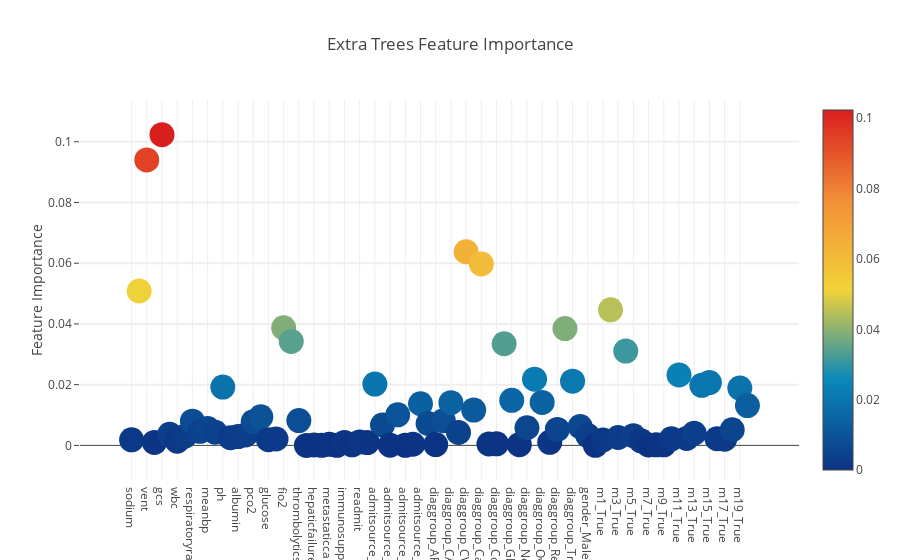
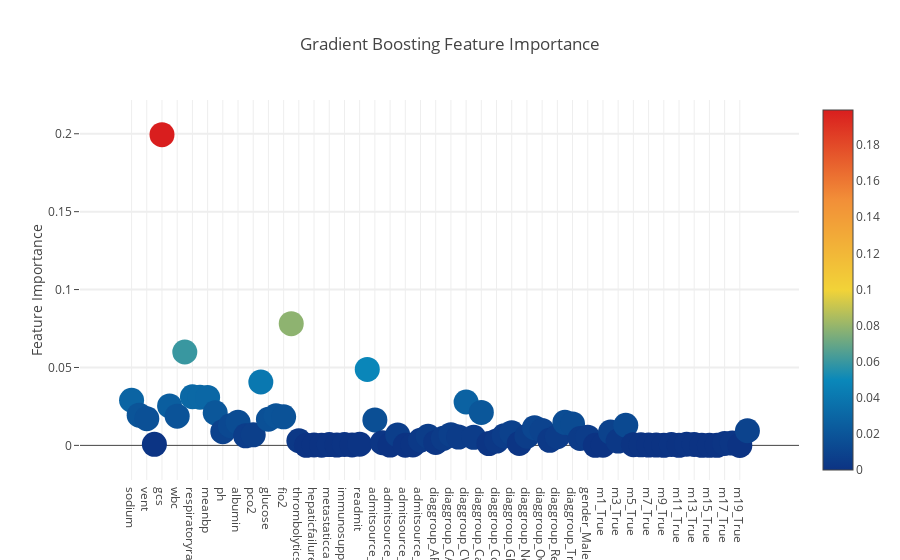
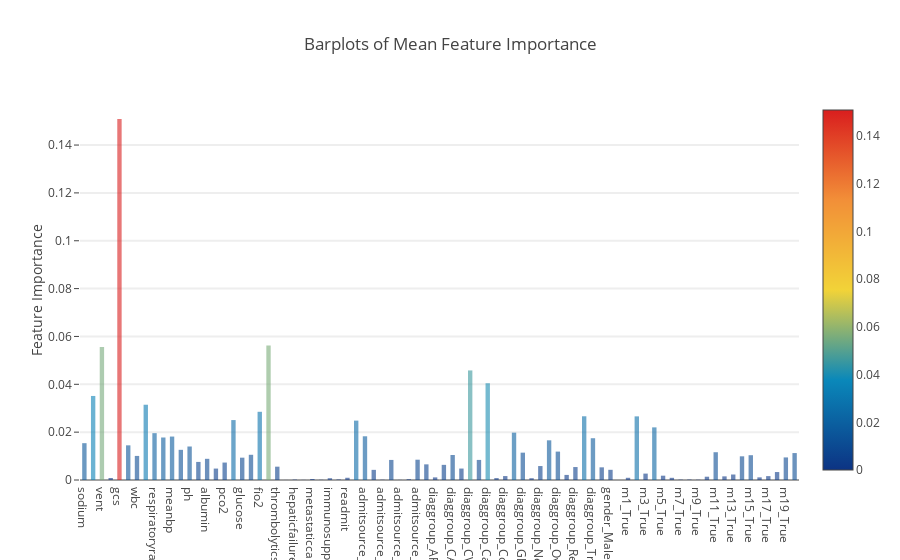
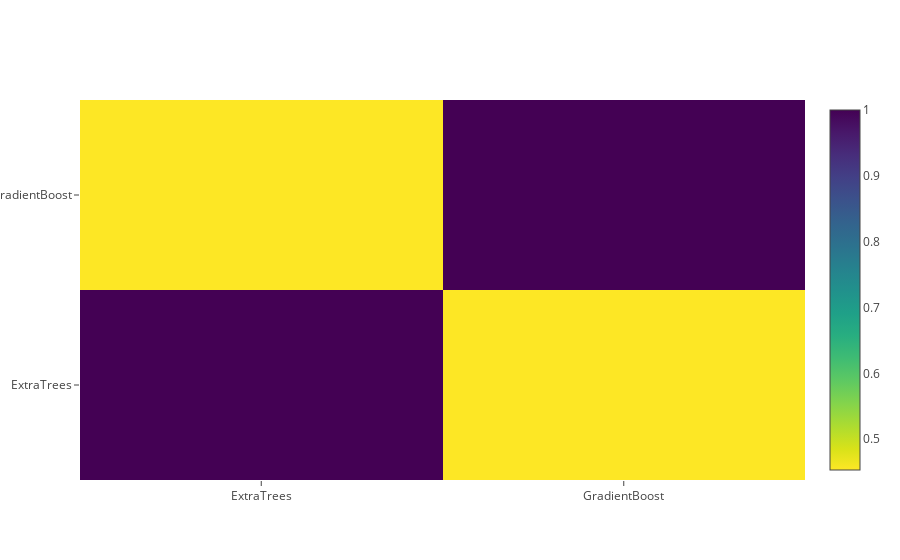

Source (notebook cell) for these figures, in order:
### Code cell
from sklearn.model_selection import KFold
from sklearn import preprocessing
from imblearn.over_sampling import SMOTENC
from sklearn.metrics import f1_score
from yellowbrick.classifier import ROCAUC
from sklearn.linear_model import LogisticRegression
from numpy import loadtxt
import os
os.environ['KMP_DUPLICATE_LIB_OK']='True'
from xgboost import XGBClassifier
from sklearn.model_selection import train_test_split
from sklearn.metrics import accuracy_score
from sklearn.ensemble import AdaBoostClassifier
from sklearn.datasets import make_classification
from sklearn.model_selection import StratifiedKFold
import io 



for fold, (train_index, test_index) in enumerate(kf_m.split(X,y), 1):
    X_train = X.iloc[train_index]
    y_train = y.iloc[train_index]  # Based on your code, you might need a ravel call here, but I would look into how you're generating your y
    X_test = X.iloc[test_index]
    y_test = y.iloc[test_index]  # See comment on ravel and  y_train
    
    
#------------------------------Standardize Testing Set------------------------------------
    
    std_scale = preprocessing.StandardScaler().fit(X_train[cols_to_norm])
    X_train[cols_to_norm] = std_scale.transform(X_train[cols_to_norm])
    X_test[cols_to_norm] = std_scale.transform(X_test[cols_to_norm])
#------------------------------------------------------------------------------------------

 # Hyperparameters are optimized using hyperopt



# Class to extend XGboost classifer
    sm = SMOTENC(random_state=50, categorical_features=[1,2,3,22,23,24,25,26,27,28,29,30,33,34,35,36,37,38,39,40,41,42,43,44,45,46,47,48,49,50,51,52,53,54,55,56,57,58,59,60,61, 62,63,64,65,66,67,68,69,70,71,72,73,74,75,76,77,78,79,80,81])
    X_train_oversampled, y_train_oversampled = sm.fit_sample(X_train, y_train)
    print(sorted(Counter(y_train_oversampled).items()))
    
# --------------- Let's Start the fun ------------------------

    # Some useful parameters which will come in handy later on
    ntrain = X_train_oversampled.shape[0]
    print(ntrain)
    ntest = X_test.shape[0]
    SEED = 0 # for reproducibility
    # set folds for out-of-fold prediction
    #kf = KFold(ntrain, n_split=5, random_state=SEED)
    
    def get_oof(clf, x_train, y_train, x_test):
        oof_train = np.zeros((ntrain,))
        oof_test = np.zeros((ntest,))
        oof_test_skf = np.empty((10, ntest))


        for i, (train_index, test_index) in enumerate(kf_m.split(x_train, y_train)):
            x_tr = x_train[train_index]
            y_tr = y_train[train_index]
            x_te = x_train[test_index]

            clf.train(x_tr, y_tr)
            
            oof_train[test_index] = clf.predict(x_te)
            oof_test_skf[i, :] = clf.predict(x_test)

        oof_test[:] = oof_test_skf.mean(axis=0)
        return oof_train.reshape(-1, 1), oof_test.reshape(-1, 1)
    
        # Create 5 objects that represent our 4 models
    #rf = SklearnHelper(clf=RandomForestClassifier, seed=SEED, params=rf_params)
    et = SklearnHelper(clf=ExtraTreesClassifier, seed=SEED, params=et_params)
    #ada = SklearnHelper(clf=AdaBoostClassifier, seed=SEED, params=ada_params)
    gb = SklearnHelper(clf=GradientBoostingClassifier, seed=SEED, params=gb_params)
    #lr = SklearnHelper(clf=LogisticRegression, seed=SEED, params=lr_params)

    #------------------------------------------
    # Create our OOF train and test predictions. These base results will be used as new features
    et_oof_train, et_oof_test = get_oof(et, X_train_oversampled, y_train_oversampled, X_test) # Extra Trees
    #rf_oof_train, rf_oof_test = get_oof(rf,X_train_oversampled, y_train_oversampled, X_test) # Random Forest
    #ada_oof_train, ada_oof_test = get_oof(ada, X_train_oversampled, y_train_oversampled, X_test) # AdaBoost 
    gb_oof_train, gb_oof_test = get_oof(gb,X_train_oversampled, y_train_oversampled, X_test) # Gradient Boost
    #lr_oof_train, lr_oof_test = get_oof(lr,X_train_oversampled, y_train_oversampled, X_test) # Support Vector Classifier

    print("Training is complete")



    #rf_features = rf.feature_importances(X_train_oversampled,y_train_oversampled).tolist()
    et_features = et.feature_importances(X_train_oversampled, y_train_oversampled).tolist()
    #ada_features = ada.feature_importances(X_train_oversampled, y_train_oversampled).tolist()
    gb_features = gb.feature_importances(X_train_oversampled, y_train_oversampled).tolist()
    #lr_features=(map(abs,lr_features)) / (abs(lr_fit.coef_).max())



    cols = df2.drop('destcopy', 1).columns.values
        # Create a dataframe with features
    feature_dataframe = pd.DataFrame( {'features': cols,
         
         'Extra Trees  feature importances': et_features,
         
         'Gradient Boost feature importances': gb_features,
         #'LR feature importances': lr_features
        })




    # Create a dataframe with features




    # Scatter plot 
    trace = go.Scatter(
        y = feature_dataframe['Extra Trees  feature importances'].values,
        x = feature_dataframe['features'].values,
        mode='markers',
        marker=dict(
            sizemode = 'diameter',
            sizeref = 1,
            size = 25,
    #       size= feature_dataframe['AdaBoost feature importances'].values,
            #color = np.random.randn(500), #set color equal to a variable
            color = feature_dataframe['Extra Trees  feature importances'].values,
            colorscale='Portland',
            showscale=True
        ),
        text = feature_dataframe['features'].values
    )
    data = [trace]

    layout= go.Layout(
        autosize= True,
        title= 'Extra Trees Feature Importance',
        hovermode= 'closest',
    #     xaxis= dict(
    #         title= 'Pop',
    #         ticklen= 5,
    #         zeroline= False,
    #         gridwidth= 2,
    #     ),
        yaxis=dict(
            title= 'Feature Importance',
            ticklen= 5,
            gridwidth= 2
        ),
        showlegend= False
    )
    fig = go.Figure(data=data, layout=layout)
    py.iplot(fig,filename='scatter2010')



    # Scatter plot 
    trace = go.Scatter(
        y = feature_dataframe['Gradient Boost feature importances'].values,
        x = feature_dataframe['features'].values,
        mode='markers',
        marker=dict(
            sizemode = 'diameter',
            sizeref = 1,
            size = 25,
    #       size= feature_dataframe['AdaBoost feature importances'].values,
            #color = np.random.randn(500), #set color equal to a variable
            color = feature_dataframe['Gradient Boost feature importances'].values,
            colorscale='Portland',
            showscale=True
        ),
        text = feature_dataframe['features'].values
    )
    data = [trace]

    layout= go.Layout(
        autosize= True,
        title= 'Gradient Boosting Feature Importance',
        hovermode= 'closest',
    #     xaxis= dict(
    #         title= 'Pop',
    #         ticklen= 5,
    #         zeroline= False,
    #         gridwidth= 2,
    #     ),
        yaxis=dict(
            title= 'Feature Importance',
            ticklen= 5,
            gridwidth= 2
        ),
        showlegend= False
    )
    fig = go.Figure(data=data, layout=layout)
    py.iplot(fig,filename='scatter2010')

    feature_dataframe['mean'] = feature_dataframe.mean(axis= 1) # axis = 1 computes the mean row-wise
    feature_dataframe.head(3)

    yv = feature_dataframe['mean'].values
    x = feature_dataframe['features'].values
    data = [go.Bar(
                x= x,
                y= yv,
                width = 0.5,
                marker=dict(
                   color = feature_dataframe['mean'].values,
                colorscale='Portland',
                showscale=True,
                reversescale = False
                ),
                opacity=0.6
            )]

    layout= go.Layout(
        autosize= True,
        title= 'Barplots of Mean Feature Importance',
        hovermode= 'closest',
    #     xaxis= dict(
    #         title= 'Pop',
    #         ticklen= 5,
    #         zeroline= False,
    #         gridwidth= 2,
    #     ),
        yaxis=dict(
            title= 'Feature Importance',
            ticklen= 5,
            gridwidth= 2
        ),
        showlegend= False
    )
    fig = go.Figure(data=data, layout=layout)
    py.iplot(fig, filename='bar-direct-labels')




    base_predictions_train = pd.DataFrame( {
     'ExtraTrees': et_oof_train.ravel(),
     
     'GradientBoost': gb_oof_train.ravel(),
     #'LR': lr_oof_train.ravel()
    })
    base_predictions_train.head()

    data = [
    go.Heatmap(
        z= base_predictions_train.astype(float).corr().values ,
        x=base_predictions_train.columns.values,
        y= base_predictions_train.columns.values,
          colorscale='Viridis',
            showscale=True,
            reversescale = True
        )
    ]
    py.iplot(data, filename='labelled-heatmap')

    x_train = np.concatenate(( et_oof_train,gb_oof_train), axis=1)
    x_test = np.concatenate(( et_oof_test, gb_oof_test), axis=1)
    
    gbm = RandomForestClassifier().fit(x_train,y_train_oversampled)
    y_pred = gbm.predict(x_test)
    visualizer = ROCAUC(gbm, classes=classes)
    visualizer.fit(x_train, y_train_oversampled)  # Fit the training data to the visualizer
    visualizer.score(x_test, y_test)  # Evaluate the model on the test data
    visualizer.poof("Ensembel_{}.pdf".format(fold), clear_figure=True) 
    print(f'For fold {fold}:')
    print(f'Accuracy: {gbm.score(x_test, y_test)}')
    f1=f1_score(y_test, y_pred, average='micro')
    print(f'f-score: {f1}')
    print(classification_report_imbalanced(y_test, y_pred))
    K= classification_report_imbalanced(y_test, y_pred)
    df = pd.read_fwf(io.StringIO(K))
    df.loc["1":"1","pre":"sup"].to_csv("RF-Ensemble-D.csv" , sep=',', encoding='utf-8', doublequote=False, index=False, mode="a", header=False)
    df.loc["2":"2","pre":"sup"].to_csv("RF-Ensemble-H.csv" , sep=',', encoding='utf-8', doublequote=False, index=False, mode="a", header=False)
    df.loc["3":"3","pre":"sup"].to_csv("RF-Ensemble-N.csv" , sep=',', encoding='utf-8', doublequote=False, index=False, mode="a", header=False)
    df.loc["4":"4","pre":"sup"].to_csv("RF-Ensemble-R.csv" , sep=',', encoding='utf-8', doublequote=False, index=False, mode="a", header=False)
    df.iloc[6:7,:].to_csv("RF-Ensemble-avg.csv" , sep=',', encoding='utf-8', doublequote=False, index=False, mode="a", header=False)

### Figure 1 — Plotly figure (JSON) as saved in the notebook; plotly's stock layout.template omitted (floating-point values rounded to 4 significant figures)
{"data": [{"marker": {"color": [0.001835, 0.05084, 0.09401, 0.0009886, 0.1023, 0.00364, 0.001365, 0.003016, 0.007971, 0.004621, 0.005531, 0.004322, 0.01921, 0.002515, 0.002907, 0.003437, 0.007804, 0.009402, 0.001896, 0.00211, 0.0387, 0.03424, 0.00818, 2.642e-06, 0.0001313, 1.399e-05, 0.0003438, 2.068e-05, 0.0009339, 0.0001707, 0.001138, 0.0009119, 0.0202, 0.006722, 3.362e-05, 0.01006, 2.262e-05, 0.0003678, 0.0137, 0.007209, 0.0002697, 0.00813, 0.01407, 0.004249, 0.06376, 0.01162, 0.05976, 0.0004454, 0.0005075, 0.03347, 0.01483, 0.0002264, 0.005806, 0.02181, 0.01416, 0.001016, 0.005271, 0.03846, 0.02114, 0.006184, 0.003239, 4.525e-06, 0.001769, 0.04464, 0.00259, 0.03107, 0.003176, 0.001485, 0.0001432, 0.0001765, 0.0001727, 0.002156, 0.02322, 0.00226, 0.003997, 0.01978, 0.02069, 0.002177, 0.002036, 0.00516, 0.01888, 0.01312], "colorscale": "Portland", "showscale": true, "size": 25, "sizemode": "diameter", "sizeref": 1}, "mode": "markers", "text": ["sodium", "electivesurgery", "vent", "dialysis", "gcs", "urine", "wbc", "temperature", "respiratoryrate", "heartrate", "meanbp", "creatinine", "ph", "hematocrit", "albumin", "pao2", "pco2", "bun", "glucose", "bilirubin", "fio2", "age", "thrombolytics", "aids", "hepaticfailure", "lymphoma", "metastaticcancer", "leukemia", "immunosuppression", "cirrhosis", "readmit", "offset", "admitsource_1.0", "admitsource_2.0", "admitsource_3.0", "admitsource_4.0", "admitsource_5.0", "admitsource_6.0", "admitsource_7.0", "admitsource_8.0", "diaggroup_ARF", "diaggroup_Asthma-Emphys", "diaggroup_CABG", "diaggroup_CHF", "diaggroup_CVA", "diaggroup_CVOther", "diaggroup_CardiacArrest", "diaggroup_ChestPainUnknown", "diaggroup_Coma", "diaggroup_DKA", "diaggroup_GIBleed", "diaggroup_GIObstruction", "diaggroup_Neuro", "diaggroup_Other", "diaggroup_Overdose", "diaggroup_PNA", "diaggroup_RespMedOther", "diaggroup_Sepsis", "diaggroup_Trauma", "diaggroup_ValveDz", "gender_Male", "gender_Other", "m1_True", "m2_True", "m3_True", "m4_True", "m5_True", "m6_True", "m7_True", "m8_True", "m9_True", "m10_True", "m11_True", "m12_True", "m13_True", "m14_True", "m15_True", "m16_True", "m17_True", "m18_True", "m19_True", "m20_True"], "type": "scatter", "uid": "ed896635-15d8-49be-ab7b-626cd70d9f44", "x": ["sodium", "electivesurgery", "vent", "dialysis", "gcs", "urine", "wbc", "temperature", "respiratoryrate", "heartrate", "meanbp", "creatinine", "ph", "hematocrit", "albumin", "pao2", "pco2", "bun", "glucose", "bilirubin", "fio2", "age", "thrombolytics", "aids", "hepaticfailure", "lymphoma", "metastaticcancer", "leukemia", "immunosuppression", "cirrhosis", "readmit", "offset", "admitsource_1.0", "admitsource_2.0", "admitsource_3.0", "admitsource_4.0", "admitsource_5.0", "admitsource_6.0", "admitsource_7.0", "admitsource_8.0", "diaggroup_ARF", "diaggroup_Asthma-Emphys", "diaggroup_CABG", "diaggroup_CHF", "diaggroup_CVA", "diaggroup_CVOther", "diaggroup_CardiacArrest", "diaggroup_ChestPainUnknown", "diaggroup_Coma", "diaggroup_DKA", "diaggroup_GIBleed", "diaggroup_GIObstruction", "diaggroup_Neuro", "diaggroup_Other", "diaggroup_Overdose", "diaggroup_PNA", "diaggroup_RespMedOther", "diaggroup_Sepsis", "diaggroup_Trauma", "diaggroup_ValveDz", "gender_Male", "gender_Other", "m1_True", "m2_True", "m3_True", "m4_True", "m5_True", "m6_True", "m7_True", "m8_True", "m9_True", "m10_True", "m11_True", "m12_True", "m13_True", "m14_True", "m15_True", "m16_True", "m17_True", "m18_True", "m19_True", "m20_True"], "y": [0.001835, 0.05084, 0.09401, 0.0009886, 0.1023, 0.00364, 0.001365, 0.003016, 0.007971, 0.004621, 0.005531, 0.004322, 0.01921, 0.002515, 0.002907, 0.003437, 0.007804, 0.009402, 0.001896, 0.00211, 0.0387, 0.03424, 0.00818, 2.642e-06, 0.0001313, 1.399e-05, 0.0003438, 2.068e-05, 0.0009339, 0.0001707, 0.001138, 0.0009119, 0.0202, 0.006722, 3.362e-05, 0.01006, 2.262e-05, 0.0003678, 0.0137, 0.007209, 0.0002697, 0.00813, 0.01407, 0.004249, 0.06376, 0.01162, 0.05976, 0.0004454, 0.0005075, 0.03347, 0.01483, 0.0002264, 0.005806, 0.02181, 0.01416, 0.001016, 0.005271, 0.03846, 0.02114, 0.006184, 0.003239, 4.525e-06, 0.001769, 0.04464, 0.00259, 0.03107, 0.003176, 0.001485, 0.0001432, 0.0001765, 0.0001727, 0.002156, 0.02322, 0.00226, 0.003997, 0.01978, 0.02069, 0.002177, 0.002036, 0.00516, 0.01888, 0.01312]}], "layout": {"autosize": true, "hovermode": "closest", "showlegend": false, "title": {"text": "Extra Trees Feature Importance"}, "yaxis": {"gridwidth": 2, "ticklen": 5, "title": {"text": "Feature Importance"}}}}

### Figure 2 — Plotly figure (JSON) as saved in the notebook; plotly's stock layout.template omitted (floating-point values rounded to 4 significant figures)
{"data": [{"marker": {"color": [0.02895, 0.01941, 0.01713, 0.0006888, 0.1994, 0.02534, 0.01877, 0.05991, 0.03119, 0.0309, 0.03079, 0.02089, 0.008799, 0.0126, 0.0148, 0.006116, 0.006781, 0.0407, 0.01678, 0.01897, 0.01832, 0.07813, 0.002962, 4.205e-05, 0.0002238, 9.524e-05, 0.00052, 0.0001687, 0.0005661, 0.0002792, 0.0007312, 0.04874, 0.01635, 0.001757, 0.0001913, 0.006715, 8.449e-05, 0.0003084, 0.003269, 0.005872, 0.001921, 0.004537, 0.006859, 0.005319, 0.02783, 0.005167, 0.02113, 0.001164, 0.002782, 0.006113, 0.008029, 0.001269, 0.005863, 0.01136, 0.009588, 0.00323, 0.005563, 0.01481, 0.01379, 0.004405, 0.005288, 1.575e-05, 8.181e-05, 0.008548, 0.002769, 0.01293, 0.0004311, 0.0003425, 0.0001626, 0.0001938, 5.847e-05, 0.0005971, 6.173e-06, 0.0007804, 0.0006016, 1.388e-05, 4.167e-05, 2.906e-05, 0.001215, 0.001492, 1.449e-06, 0.009392], "colorscale": "Portland", "showscale": true, "size": 25, "sizemode": "diameter", "sizeref": 1}, "mode": "markers", "text": ["sodium", "electivesurgery", "vent", "dialysis", "gcs", "urine", "wbc", "temperature", "respiratoryrate", "heartrate", "meanbp", "creatinine", "ph", "hematocrit", "albumin", "pao2", "pco2", "bun", "glucose", "bilirubin", "fio2", "age", "thrombolytics", "aids", "hepaticfailure", "lymphoma", "metastaticcancer", "leukemia", "immunosuppression", "cirrhosis", "readmit", "offset", "admitsource_1.0", "admitsource_2.0", "admitsource_3.0", "admitsource_4.0", "admitsource_5.0", "admitsource_6.0", "admitsource_7.0", "admitsource_8.0", "diaggroup_ARF", "diaggroup_Asthma-Emphys", "diaggroup_CABG", "diaggroup_CHF", "diaggroup_CVA", "diaggroup_CVOther", "diaggroup_CardiacArrest", "diaggroup_ChestPainUnknown", "diaggroup_Coma", "diaggroup_DKA", "diaggroup_GIBleed", "diaggroup_GIObstruction", "diaggroup_Neuro", "diaggroup_Other", "diaggroup_Overdose", "diaggroup_PNA", "diaggroup_RespMedOther", "diaggroup_Sepsis", "diaggroup_Trauma", "diaggroup_ValveDz", "gender_Male", "gender_Other", "m1_True", "m2_True", "m3_True", "m4_True", "m5_True", "m6_True", "m7_True", "m8_True", "m9_True", "m10_True", "m11_True", "m12_True", "m13_True", "m14_True", "m15_True", "m16_True", "m17_True", "m18_True", "m19_True", "m20_True"], "type": "scatter", "uid": "28a65fda-6624-406f-8a1b-7e1dcb9f0d54", "x": ["sodium", "electivesurgery", "vent", "dialysis", "gcs", "urine", "wbc", "temperature", "respiratoryrate", "heartrate", "meanbp", "creatinine", "ph", "hematocrit", "albumin", "pao2", "pco2", "bun", "glucose", "bilirubin", "fio2", "age", "thrombolytics", "aids", "hepaticfailure", "lymphoma", "metastaticcancer", "leukemia", "immunosuppression", "cirrhosis", "readmit", "offset", "admitsource_1.0", "admitsource_2.0", "admitsource_3.0", "admitsource_4.0", "admitsource_5.0", "admitsource_6.0", "admitsource_7.0", "admitsource_8.0", "diaggroup_ARF", "diaggroup_Asthma-Emphys", "diaggroup_CABG", "diaggroup_CHF", "diaggroup_CVA", "diaggroup_CVOther", "diaggroup_CardiacArrest", "diaggroup_ChestPainUnknown", "diaggroup_Coma", "diaggroup_DKA", "diaggroup_GIBleed", "diaggroup_GIObstruction", "diaggroup_Neuro", "diaggroup_Other", "diaggroup_Overdose", "diaggroup_PNA", "diaggroup_RespMedOther", "diaggroup_Sepsis", "diaggroup_Trauma", "diaggroup_ValveDz", "gender_Male", "gender_Other", "m1_True", "m2_True", "m3_True", "m4_True", "m5_True", "m6_True", "m7_True", "m8_True", "m9_True", "m10_True", "m11_True", "m12_True", "m13_True", "m14_True", "m15_True", "m16_True", "m17_True", "m18_True", "m19_True", "m20_True"], "y": [0.02895, 0.01941, 0.01713, 0.0006888, 0.1994, 0.02534, 0.01877, 0.05991, 0.03119, 0.0309, 0.03079, 0.02089, 0.008799, 0.0126, 0.0148, 0.006116, 0.006781, 0.0407, 0.01678, 0.01897, 0.01832, 0.07813, 0.002962, 4.205e-05, 0.0002238, 9.524e-05, 0.00052, 0.0001687, 0.0005661, 0.0002792, 0.0007312, 0.04874, 0.01635, 0.001757, 0.0001913, 0.006715, 8.449e-05, 0.0003084, 0.003269, 0.005872, 0.001921, 0.004537, 0.006859, 0.005319, 0.02783, 0.005167, 0.02113, 0.001164, 0.002782, 0.006113, 0.008029, 0.001269, 0.005863, 0.01136, 0.009588, 0.00323, 0.005563, 0.01481, 0.01379, 0.004405, 0.005288, 1.575e-05, 8.181e-05, 0.008548, 0.002769, 0.01293, 0.0004311, 0.0003425, 0.0001626, 0.0001938, 5.847e-05, 0.0005971, 6.173e-06, 0.0007804, 0.0006016, 1.388e-05, 4.167e-05, 2.906e-05, 0.001215, 0.001492, 1.449e-06, 0.009392]}], "layout": {"autosize": true, "hovermode": "closest", "showlegend": false, "title": {"text": "Gradient Boosting Feature Importance"}, "yaxis": {"gridwidth": 2, "ticklen": 5, "title": {"text": "Feature Importance"}}}}

### Figure 3 — Plotly figure (JSON) as saved in the notebook; plotly's stock layout.template omitted (floating-point values rounded to 4 significant figures)
{"data": [{"marker": {"color": [0.01539, 0.03513, 0.05557, 0.0008387, 0.1509, 0.01449, 0.01007, 0.03146, 0.01958, 0.01776, 0.01816, 0.01261, 0.014, 0.007556, 0.008856, 0.004777, 0.007293, 0.02505, 0.009337, 0.01054, 0.02851, 0.05618, 0.005571, 2.235e-05, 0.0001775, 5.461e-05, 0.0004319, 9.47e-05, 0.00075, 0.0002249, 0.0009348, 0.02482, 0.01827, 0.00424, 0.0001125, 0.008388, 5.355e-05, 0.0003381, 0.008487, 0.00654, 0.001096, 0.006333, 0.01046, 0.004784, 0.0458, 0.008393, 0.04045, 0.0008049, 0.001645, 0.01979, 0.01143, 0.0007478, 0.005835, 0.01659, 0.01188, 0.002123, 0.005417, 0.02664, 0.01746, 0.005294, 0.004263, 1.014e-05, 0.0009253, 0.02659, 0.00268, 0.022, 0.001804, 0.0009137, 0.0001529, 0.0001851, 0.0001156, 0.001377, 0.01161, 0.00152, 0.002299, 0.009897, 0.01036, 0.001103, 0.001626, 0.003326, 0.009439, 0.01126], "colorscale": "Portland", "reversescale": false, "showscale": true}, "opacity": 0.6, "type": "bar", "uid": "3aadb222-91ce-4d34-ae5b-f5b2e1bd2098", "width": 0.5, "x": ["sodium", "electivesurgery", "vent", "dialysis", "gcs", "urine", "wbc", "temperature", "respiratoryrate", "heartrate", "meanbp", "creatinine", "ph", "hematocrit", "albumin", "pao2", "pco2", "bun", "glucose", "bilirubin", "fio2", "age", "thrombolytics", "aids", "hepaticfailure", "lymphoma", "metastaticcancer", "leukemia", "immunosuppression", "cirrhosis", "readmit", "offset", "admitsource_1.0", "admitsource_2.0", "admitsource_3.0", "admitsource_4.0", "admitsource_5.0", "admitsource_6.0", "admitsource_7.0", "admitsource_8.0", "diaggroup_ARF", "diaggroup_Asthma-Emphys", "diaggroup_CABG", "diaggroup_CHF", "diaggroup_CVA", "diaggroup_CVOther", "diaggroup_CardiacArrest", "diaggroup_ChestPainUnknown", "diaggroup_Coma", "diaggroup_DKA", "diaggroup_GIBleed", "diaggroup_GIObstruction", "diaggroup_Neuro", "diaggroup_Other", "diaggroup_Overdose", "diaggroup_PNA", "diaggroup_RespMedOther", "diaggroup_Sepsis", "diaggroup_Trauma", "diaggroup_ValveDz", "gender_Male", "gender_Other", "m1_True", "m2_True", "m3_True", "m4_True", "m5_True", "m6_True", "m7_True", "m8_True", "m9_True", "m10_True", "m11_True", "m12_True", "m13_True", "m14_True", "m15_True", "m16_True", "m17_True", "m18_True", "m19_True", "m20_True"], "y": [0.01539, 0.03513, 0.05557, 0.0008387, 0.1509, 0.01449, 0.01007, 0.03146, 0.01958, 0.01776, 0.01816, 0.01261, 0.014, 0.007556, 0.008856, 0.004777, 0.007293, 0.02505, 0.009337, 0.01054, 0.02851, 0.05618, 0.005571, 2.235e-05, 0.0001775, 5.461e-05, 0.0004319, 9.47e-05, 0.00075, 0.0002249, 0.0009348, 0.02482, 0.01827, 0.00424, 0.0001125, 0.008388, 5.355e-05, 0.0003381, 0.008487, 0.00654, 0.001096, 0.006333, 0.01046, 0.004784, 0.0458, 0.008393, 0.04045, 0.0008049, 0.001645, 0.01979, 0.01143, 0.0007478, 0.005835, 0.01659, 0.01188, 0.002123, 0.005417, 0.02664, 0.01746, 0.005294, 0.004263, 1.014e-05, 0.0009253, 0.02659, 0.00268, 0.022, 0.001804, 0.0009137, 0.0001529, 0.0001851, 0.0001156, 0.001377, 0.01161, 0.00152, 0.002299, 0.009897, 0.01036, 0.001103, 0.001626, 0.003326, 0.009439, 0.01126]}], "layout": {"autosize": true, "hovermode": "closest", "showlegend": false, "title": {"text": "Barplots of Mean Feature Importance"}, "yaxis": {"gridwidth": 2, "ticklen": 5, "title": {"text": "Feature Importance"}}}}

### Figure 4 — Plotly figure (JSON) as saved in the notebook; plotly's stock layout.template omitted (floating-point values rounded to 4 significant figures)
{"data": [{"colorscale": "Viridis", "reversescale": true, "showscale": true, "type": "heatmap", "uid": "ca5a2a9a-2059-4187-a451-d643a7f5d4b9", "x": ["ExtraTrees", "GradientBoost"], "y": ["ExtraTrees", "GradientBoost"], "z": [[1, 0.4531], [0.4531, 1]]}], "layout": {}}
